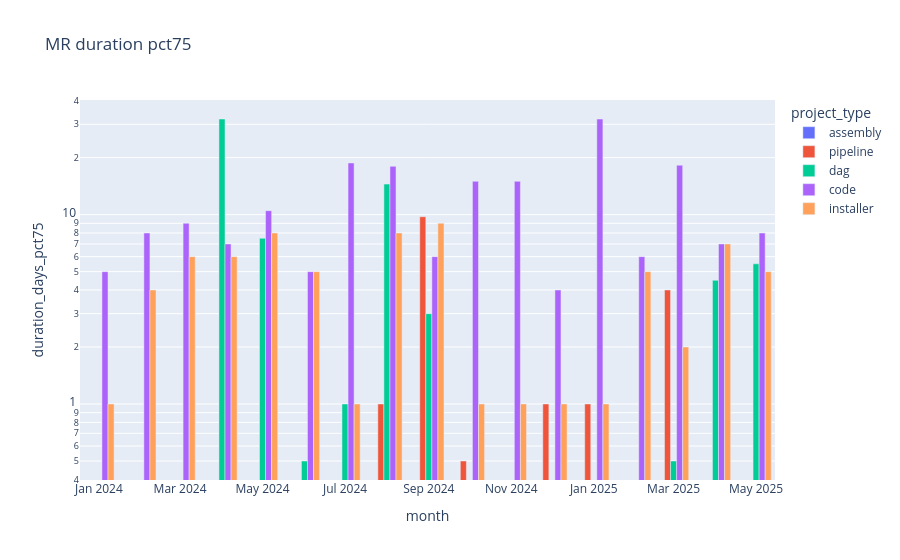

This figure's notebook cell:
### Code cell
px.bar(mrs_duration.toPandas(),x='month',y='duration_days_pct75',color='project_type',title='MR duration pct75',log_y=True,barmode='group')

### Figure 1 — Plotly figure (JSON) as saved in the notebook; plotly's stock layout.template omitted (floating-point values rounded to 4 significant figures)
{"data": [{"alignmentgroup": "True", "hovertemplate": "project_type=assembly<br>month=%{x}<br>duration_days_pct75=%{y}<extra></extra>", "legendgroup": "assembly", "marker": {"color": "#636efa", "pattern": {"shape": ""}}, "name": "assembly", "offsetgroup": "assembly", "orientation": "v", "showlegend": true, "textposition": "auto", "type": "bar", "x": ["2024-06-01T00:00:00.000000000", "2024-02-01T00:00:00.000000000", "2024-04-01T00:00:00.000000000", "2025-02-01T00:00:00.000000000", "2025-01-01T00:00:00.000000000", "2024-10-01T00:00:00.000000000", "2024-12-01T00:00:00.000000000", "2024-08-01T00:00:00.000000000", "2025-05-01T00:00:00.000000000", "2024-03-01T00:00:00.000000000", "2025-04-01T00:00:00.000000000", "2025-03-01T00:00:00.000000000", "2024-11-01T00:00:00.000000000", "2024-07-01T00:00:00.000000000", "2024-01-01T00:00:00.000000000", "2024-09-01T00:00:00.000000000", "2024-05-01T00:00:00.000000000"], "xaxis": "x", "y": [0.0, 0.0, 0.0, 0.0, 0.0, 0.0, 0.0, 0.0, 0.0, 0.0, 0.0, 0.0, 0.0, 0.0, 0.0, 0.0, 0.0], "yaxis": "y"}, {"alignmentgroup": "True", "hovertemplate": "project_type=pipeline<br>month=%{x}<br>duration_days_pct75=%{y}<extra></extra>", "legendgroup": "pipeline", "marker": {"color": "#EF553B", "pattern": {"shape": ""}}, "name": "pipeline", "offsetgroup": "pipeline", "orientation": "v", "showlegend": true, "textposition": "auto", "type": "bar", "x": ["2024-12-01T00:00:00.000000000", "2024-08-01T00:00:00.000000000", "2024-11-01T00:00:00.000000000", "2024-09-01T00:00:00.000000000", "2024-06-01T00:00:00.000000000", "2025-02-01T00:00:00.000000000", "2024-10-01T00:00:00.000000000", "2025-03-01T00:00:00.000000000", "2024-07-01T00:00:00.000000000", "2025-01-01T00:00:00.000000000"], "xaxis": "x", "y": [1.0, 1.0, 0.0, 9.75, 0.0, 0.0, 0.5, 4.0, 0.0, 1.0], "yaxis": "y"}, {"alignmentgroup": "True", "hovertemplate": "project_type=dag<br>month=%{x}<br>duration_days_pct75=%{y}<extra></extra>", "legendgroup": "dag", "marker": {"color": "#00cc96", "pattern": {"shape": ""}}, "name": "dag", "offsetgroup": "dag", "orientation": "v", "showlegend": true, "textposition": "auto", "type": "bar", "x": ["2025-05-01T00:00:00.000000000", "2024-02-01T00:00:00.000000000", "2024-06-01T00:00:00.000000000", "2024-11-01T00:00:00.000000000", "2024-12-01T00:00:00.000000000", "2024-07-01T00:00:00.000000000", "2024-04-01T00:00:00.000000000", "2024-01-01T00:00:00.000000000", "2025-04-01T00:00:00.000000000", "2025-03-01T00:00:00.000000000", "2024-09-01T00:00:00.000000000", "2024-08-01T00:00:00.000000000", "2024-10-01T00:00:00.000000000", "2024-05-01T00:00:00.000000000"], "xaxis": "x", "y": [5.5, 0.0, 0.5, 0.0, 0.0, 1.0, 32.0, 0.0, 4.5, 0.5, 3.0, 14.5, 0.0, 7.5], "yaxis": "y"}, {"alignmentgroup": "True", "hovertemplate": "project_type=code<br>month=%{x}<br>duration_days_pct75=%{y}<extra></extra>", "legendgroup": "code", "marker": {"color": "#ab63fa", "pattern": {"shape": ""}}, "name": "code", "offsetgroup": "code", "orientation": "v", "showlegend": true, "textposition": "auto", "type": "bar", "x": ["2024-07-01T00:00:00.000000000", "2024-03-01T00:00:00.000000000", "2024-09-01T00:00:00.000000000", "2025-05-01T00:00:00.000000000", "2024-11-01T00:00:00.000000000", "2024-08-01T00:00:00.000000000", "2024-05-01T00:00:00.000000000", "2025-01-01T00:00:00.000000000", "2024-02-01T00:00:00.000000000", "2024-06-01T00:00:00.000000000", "2024-12-01T00:00:00.000000000", "2024-04-01T00:00:00.000000000", "2024-01-01T00:00:00.000000000", "2025-02-01T00:00:00.000000000", "2025-03-01T00:00:00.000000000", "2024-10-01T00:00:00.000000000", "2025-04-01T00:00:00.000000000"], "xaxis": "x", "y": [18.75, 9.0, 6.0, 8.0, 15.0, 18.0, 10.5, 32.0, 8.0, 5.0, 4.0, 7.0, 5.0, 6.0, 18.25, 15.0, 7.0], "yaxis": "y"}, {"alignmentgroup": "True", "hovertemplate": "project_type=installer<br>month=%{x}<br>duration_days_pct75=%{y}<extra></extra>", "legendgroup": "installer", "marker": {"color": "#FFA15A", "pattern": {"shape": ""}}, "name": "installer", "offsetgroup": "installer", "orientation": "v", "showlegend": true, "textposition": "auto", "type": "bar", "x": ["2024-11-01T00:00:00.000000000", "2025-05-01T00:00:00.000000000", "2024-10-01T00:00:00.000000000", "2024-07-01T00:00:00.000000000", "2024-05-01T00:00:00.000000000", "2024-02-01T00:00:00.000000000", "2024-04-01T00:00:00.000000000", "2024-03-01T00:00:00.000000000", "2024-09-01T00:00:00.000000000", "2024-06-01T00:00:00.000000000", "2024-01-01T00:00:00.000000000", "2025-02-01T00:00:00.000000000", "2024-08-01T00:00:00.000000000", "2025-04-01T00:00:00.000000000", "2025-03-01T00:00:00.000000000", "2024-12-01T00:00:00.000000000", "2025-01-01T00:00:00.000000000"], "xaxis": "x", "y": [1.0, 5.0, 1.0, 1.0, 8.0, 4.0, 6.0, 6.0, 9.0, 5.0, 1.0, 5.0, 8.0, 7.0, 2.0, 1.0, 1.0], "yaxis": "y"}], "layout": {"barmode": "group", "legend": {"title": {"text": "project_type"}, "tracegroupgap": 0}, "title": {"text": "MR duration pct75"}, "xaxis": {"anchor": "y", "domain": [0, 1], "title": {"text": "month"}}, "yaxis": {"anchor": "x", "domain": [0, 1], "title": {"text": "duration_days_pct75"}, "type": "log"}}}
